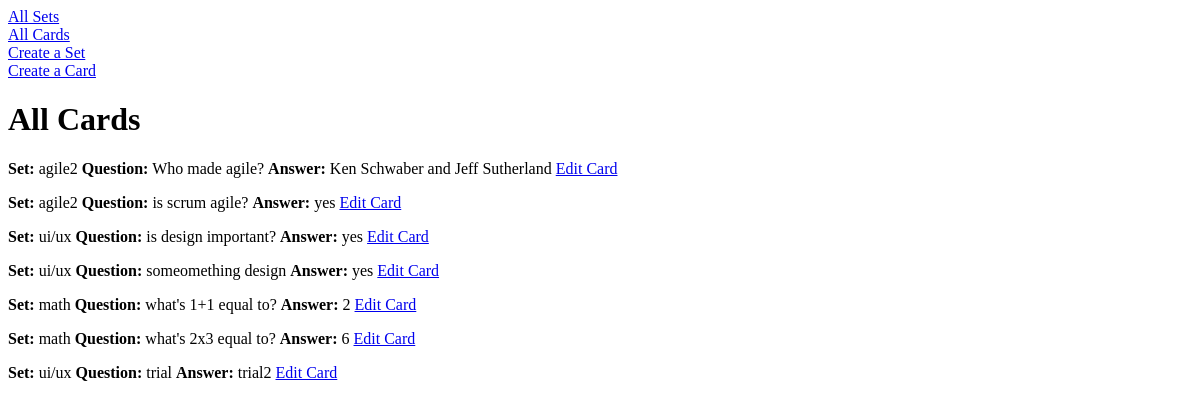
Page /cards/ on the earlier database version.
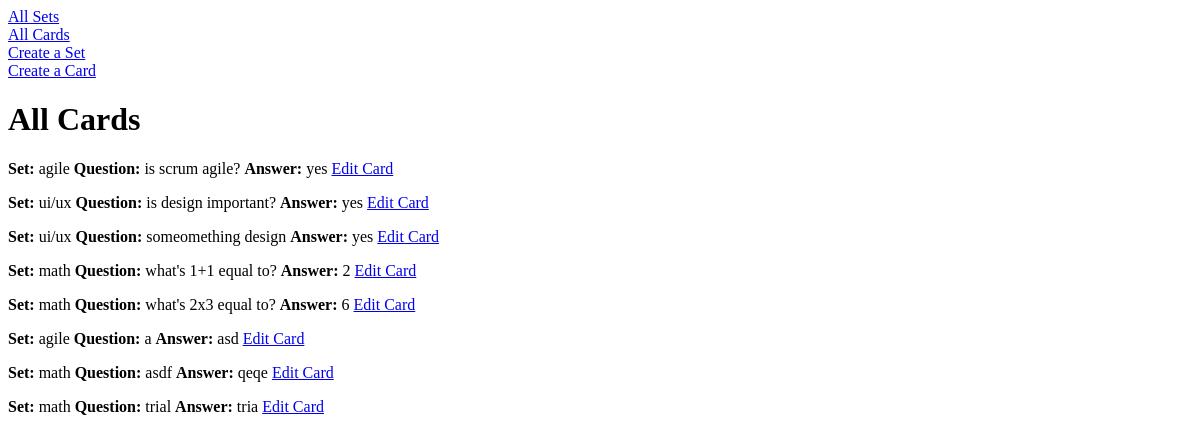
Same page on the later database version.
### models.py (models this page shows)
class Flashcard(db.Model):
    flash_id=mapped_column(Integer, primary_key=True, autoincrement=True)
    question = mapped_column(String(500), nullable=False)
    answer = mapped_column(String(500), nullable=False)
    set_id = mapped_column(Integer, ForeignKey(Flashcard_set.set_id), nullable=False)
    tags = mapped_column(String(200), nullable=True)
    priority = mapped_column(Integer, nullable=True)
    last_seet = mapped_column(DateTime, nullable=True)
    last_result = mapped_column(Integer, nullable = True)
    time_created = mapped_column(DateTime, nullable=True)
    time_updated = mapped_column(DateTime, nullable=True)
    set = relationship("Flashcard_set", back_populates="card")

class Flashcard_set(db.Model):
    set_id=mapped_column(Integer, primary_key=True, autoincrement=True)
    name = mapped_column(String(200), nullable=False)
    customer_id = mapped_column(Integer, ForeignKey(Customer.id), nullable=False)
    description = mapped_column(String(200), nullable=True)
    customer = relationship("Customer", back_populates="set")
    card = relationship("Flashcard", back_populates="set", cascade="all, delete-orphan")

### routes/cards.py (the view)
@cards_bp.route('/') # display all cards
def cards_page():
    all_cards = db.session.execute(db.select(Flashcard)).scalars()
    return render_template("cards.html", cards=all_cards)

### templates/cards.html
{% extends "base.html" %}
{% block content %}
<h1> All Cards </h1>
{% for card in cards %}
<p>
    <strong>Set:</strong> <span> {{ card.set.name }} </span>
    <strong>Question:</strong> <span> {{ card.question }} </span>
    <strong>Answer:</strong> <span> {{ card.answer }} </span>
    <span>
        <a href="#">Edit Card</a>
    </span>
</p>
{% endfor %}
{% endblock %}

### templates/base.html (shortened to what this page needs)
<!doctype html>
<html lang="en">
    <head>
        <link rel="stylesheet" href="{{ url_for('static', filename='style.css') }}">
    </head>
    <body>
        <div class="container">
        <nav class="vertical-stack">
            <a href="{{ url_for('sets.sets_page')}}">All Sets</a>
            <a href="{{ url_for('cards.cards_page')}}">All Cards</a>
            <a href="{{ url_for('api_sets.post_set')}}">Create a Set</a>
            <a href="{{ url_for('api_cards.post_card')}}">Create a Card</a>
        </nav>
        {% block content %}
        {% endblock %}
        </div>
    </body>
</html>

### static/style.css (style rules this page uses)
.vertical-stack { display: grid; flex-direction: column; }

Differences in the rows shown:
removed Flashcard: set.name "agile2", question "Who made agile?", answer "Ken Schwaber and Jeff Sutherland"
changed through a linked row, Flashcard "is scrum agile?": set.name "agile2" → "agile"
changed Flashcard: set.name "ui/ux" → "agile"; question "trial" → "a"; answer "trial2" → "asd"
added Flashcard: set.name "math", question "asdf", answer "qeqe"
added Flashcard: set.name "math", question "trial", answer "tria"
